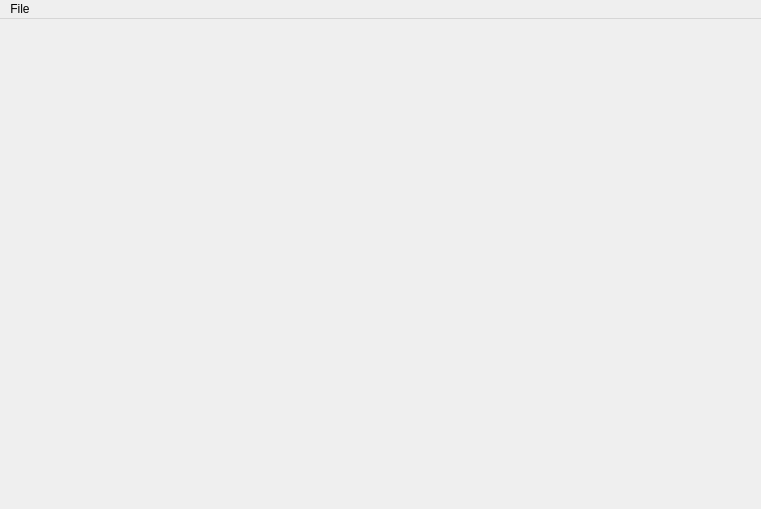
<?xml version="1.0" encoding="UTF-8"?>
<ui version="4.0">
 <class>InfoManiac</class>
 <widget class="QMainWindow" name="InfoManiac">
  <property name="geometry">
   <rect>
    <x>0</x>
    <y>0</y>
    <width>761</width>
    <height>509</height>
   </rect>
  </property>
  <property name="windowTitle">
   <string>InfoManiac</string>
  </property>
  <widget class="QWidget" name="centralWidget"/>
  <widget class="QMenuBar" name="menuBar">
   <property name="geometry">
    <rect>
     <x>0</x>
     <y>0</y>
     <width>761</width>
     <height>21</height>
    </rect>
   </property>
   <widget class="QMenu" name="menuFile">
    <property name="title">
     <string>File</string>
    </property>
   </widget>
   <addaction name="menuFile"/>
  </widget>
 </widget>
 <layoutdefault spacing="6" margin="11"/>
 <resources/>
 <connections/>
</ui>
